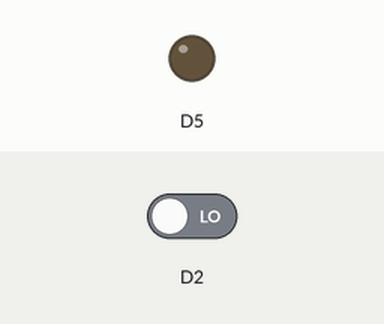
Simulated run of this sketch. Board: ESP8266 (NodeMCU). Shown: output pins drawn as LEDs (lit = HIGH). The inputs (shaded band) are chosen by the test bench; at power-on: D2 LOW.

Above: at 1.2 s.
1.3 s: D2 driven HIGH
At 1.7 s:
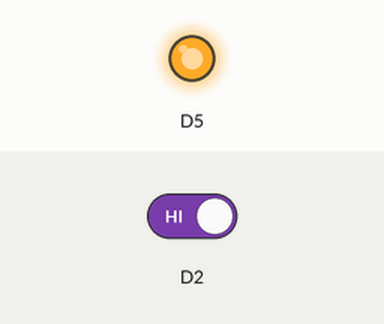
2.8 s: D2 driven LOW
At 4.1 s:
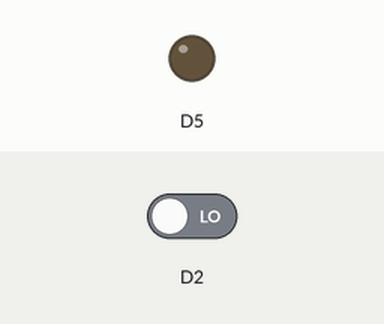
Timing chart, 0 to 5.8 s (numbered marks = the images above; inputs shaded):
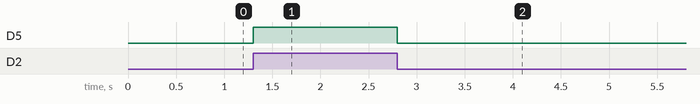

Measured:
- after the input at 1.3 s, D5: LOW → HIGH at once
- after the input at 2.8 s, D5: HIGH → LOW at once

The sketch:

esp8266-pir-minimal.ino
```cpp
void setup() {
  pinMode(D5, OUTPUT);
  digitalWrite(D5, LOW);
  attachInterrupt(digitalPinToInterrupt(D2), IntCallback, CHANGE);
}

void loop() {
}

void IntCallback()
{
  if (digitalRead(D2) == HIGH)
    digitalWrite(D5, HIGH);
  else
    digitalWrite(D5, LOW);
}
```
